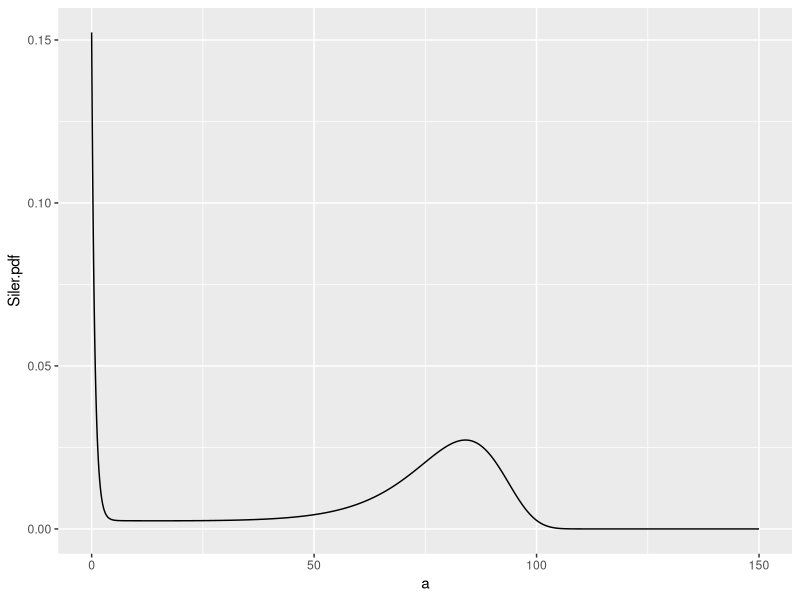
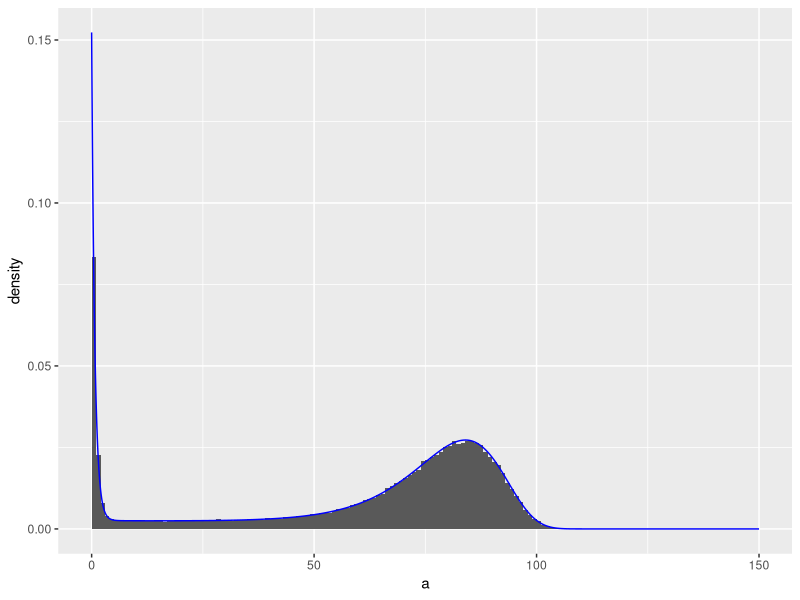
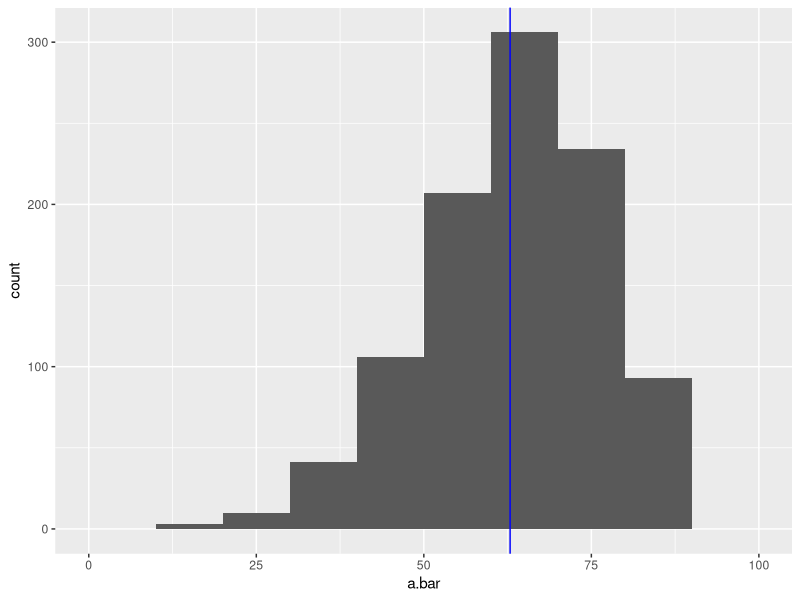
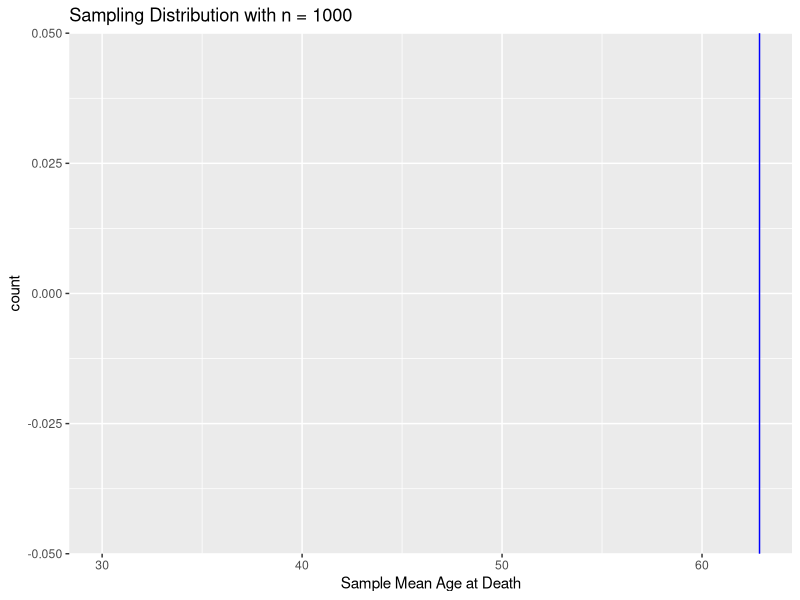
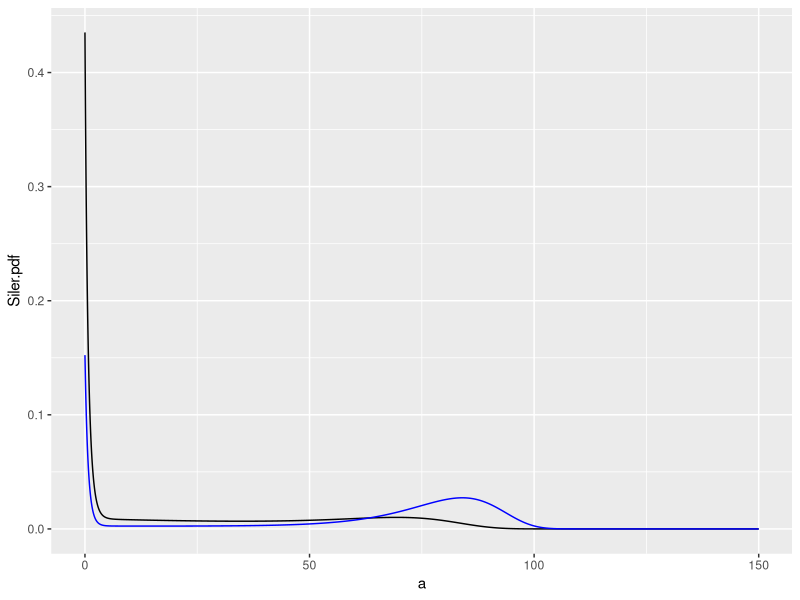
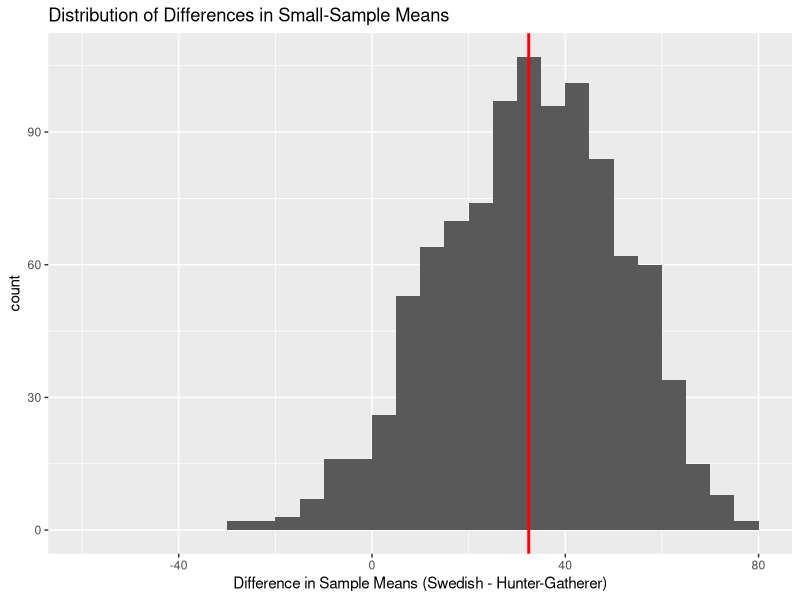

Recreate these plots in R, in order.
## ---- chunk 1
knitr::opts_chunk$set(echo = TRUE)
library(tidyverse)
library(knitr) # Used for a kable() table
## ---- chunk 2
LittleBigRatio <- function(a,b){
  if (!is.numeric(a) | !is.numeric(b)) {
    print(noquote("'a' and 'b' must be numeric."))
    out <- NA
  } else {
    sorted_ab_vec <- sort(c(a,b))
    out <- sorted_ab_vec[1]/sorted_ab_vec[2]
  }
  return(out)
}
## ---- chunk 3
test1 <- LittleBigRatio(50, 200)
test1
test2 <- LittleBigRatio(200, 50)
test2
test3 <- LittleBigRatio(-200, 50)
test3
test4 <- LittleBigRatio(-200, -50)
test4
test5 <- LittleBigRatio(200, -50)
test5
test6 <- LittleBigRatio("apple", "banana")
test6
## ---- chunk 4
test1 <- LittleBigRatio(50, 200)
test1
test2 <- LittleBigRatio(200, 50)
test2
test3 <- LittleBigRatio(-200, 50)
test3
test4 <- LittleBigRatio(-200, -50)
test4
test5 <- LittleBigRatio(200, -50)
test5
test6 <- LittleBigRatio("apple", "banana")
test6
## ---- chunk 5
# Create the PercentChange function
PercentChange <- function(a, b) {
  if (!is.numeric(a) | !is.numeric(b)) {
    print(noquote("'a' and 'b' must be numeric."))
    out <- NA
  } else if (a == 0) {
    print(noquote("'a' cannot be zero (division by zero)."))
    out <- NA
  } else {
    out <- ((b - a) / a) * 100
  }
  return(out)
}

# Demonstrate with two positive values
test_pc1 <- PercentChange(50, 75)  # From 50 to 75
test_pc1  # Should return 50% increase

test_pc2 <- PercentChange(100, 150)  # From 100 to 150
test_pc2  # Should return 50% increase
## ---- chunk 6
# pdf for the Siler model, with default parameter values 
# set to approximate the age schedule of mortality for 
# Sweden from the 1st decade of the 1900s
dSiler <- function(
  a,
  lambda1 = 0.1494682,
  kappa1 = 1.319268,
  lambda2 = 0.002830802,
  lambda3 = 0.00001767291,
  kappa3 = 0.1024555
){
  hazard.a <- lambda1*exp(-kappa1*a) +
    lambda2 +
    lambda3*exp(kappa3*a)
  
  survival.a <- exp(
    -lambda1/kappa1*(1-exp(-kappa1*a))
    -lambda2*a
    +lambda3/kappa3*(1-exp(kappa3*a))
  )
  
  out <- hazard.a*survival.a
  
  return(out)
}

# Creates a data frame to plot the Sweden mortality model
Sweden1900.1910Siler <-
  data.frame(
    a = seq(0,150,0.01)
  ) %>% mutate(
    Siler.pdf = dSiler(a)
  )

Sweden1900.1910Siler %>% 
  ggplot(mapping = aes(x = a, y = Siler.pdf)) +
  geom_line()
## ---- chunk 7
# RNG for the Siler model, with default parameter values 
# set to approximate the age schedule of mortality for 
# Sweden from the 1st decade of the 1900s
rSiler <- function(
  n, # Number of observations to simulate
  lambda1 = 0.1494682,
  kappa1 = 1.319268,
  lambda2 = 0.002830802,
  lambda3 = 0.00001767291,
  kappa3 = 0.1024555
){
  # Siler potential lifespan simulation, produces NaN's
  a.Siler <- -log(log(runif(n))*kappa1/lambda1+1)/kappa1
  a.Siler[is.nan(a.Siler)] <- Inf
  
  # Makeham potential lifespan simulation
  a.Makeham <- -log(runif(n))/lambda2

  # Gompertz potential lifespan simulation
  a.Gompertz <- log(1-log(runif(n))*kappa3/lambda3)/kappa3

  # Select smallest potential lifespan
  out <- apply(
    X = cbind(a.Siler, a.Makeham, a.Gompertz),
    MARGIN = 1,
    FUN = min
    )
  
  return(out)
}

set.seed(2025-12-2)
testSim <- rSiler(n = 100000)

data.frame(a = testSim) %>% 
  ggplot(mapping = aes(x = a)) +
  geom_histogram(
    mapping = aes(y = after_stat(density)),
    breaks = seq(0, 150, 1)
  ) +
  geom_line(
    data = Sweden1900.1910Siler,
    mapping = aes(x = a, y = Siler.pdf),
    col = "blue"
  ) +
  xlim(0, 150)
## ---- chunk 8
mean(testSim)
## ---- chunk 9
nSmall <- 5; J <- 1000
swedenSamples <- matrix(
  data = rSiler(n = nSmall*J),
  nrow = nSmall,
  ncol = J
)

smallSampleMeans <- colMeans(swedenSamples)

data.frame(a.bar = smallSampleMeans) %>% 
  ggplot(mapping = aes(x = a.bar)) +
  geom_histogram(breaks = seq(0, 100, 10)) +
  geom_vline(xintercept = mean(testSim), col = "blue")
## ---- chunk 10
# Re-run simulation with larger sample size
nLarge <- 1000; J <- 1000

swedenSamplesLarge <- matrix(
  data = rSiler(n = nLarge * J),
  nrow = nLarge,
  ncol = J
)

largeSampleMeans <- colMeans(swedenSamplesLarge)

# Draw histogram of results
data.frame(a.bar = largeSampleMeans) %>%
  ggplot(mapping = aes(x = a.bar)) +
  geom_histogram(breaks = seq(30, 60, 2)) +
  geom_vline(xintercept = mean(testSim), col = "blue") +
  xlab("Sample Mean Age at Death") +
  ggtitle("Sampling Distribution with n = 1000")
## ---- chunk 11
lambda1_hg=0.422; kappa1_hg=1.131
lambda2_hg=0.013
lambda3_hg=0.000147; kappa3_hg=0.086

# Creates a data frame to plot the Sweden mortality model
HG.Siler <-
  data.frame(a = seq(0,150,0.01)) %>%
  mutate(
    Siler.pdf = dSiler(
      a = a,
      lambda1 = lambda1_hg, kappa1 = kappa1_hg,
      lambda2 = lambda2_hg,
      lambda3 = lambda3_hg, kappa3 = kappa3_hg
    )
  )

HG.Siler %>% 
  ggplot(mapping = aes(x = a, y = Siler.pdf)) +
  geom_line() +
  geom_line(
    data = Sweden1900.1910Siler,
    mapping = aes(x = a, y = Siler.pdf),
    col = "blue"
  )
## ---- chunk 12
# Create J=1000 samples of small (n=5) samples using hunter-gatherer parameters
hgSamples <- matrix(
  data = rSiler(
    n = nSmall * J,
    lambda1 = lambda1_hg, kappa1 = kappa1_hg,
    lambda2 = lambda2_hg,
    lambda3 = lambda3_hg, kappa3 = kappa3_hg
  ),
  nrow = nSmall,
  ncol = J
)

# Calculate sample means for hunter-gatherer samples
smallSampleMeans_hg <- colMeans(hgSamples)

# Calculate the difference between Swedish and hunter-gatherer sample means
difMeans <- smallSampleMeans - smallSampleMeans_hg

# Calculate the difference of means of means
dimMeanOfMeans <- mean(smallSampleMeans) - mean(smallSampleMeans_hg)
dimMeanOfMeans

# Draw histogram of difMeans with vertical line at dimMeanOfMeans
data.frame(diff = difMeans) %>%
  ggplot(mapping = aes(x = diff)) +
  geom_histogram(breaks = seq(-60, 80, 5)) +
  geom_vline(xintercept = dimMeanOfMeans, col = "red", linewidth = 1) +
  xlab("Difference in Sample Means (Swedish - Hunter-Gatherer)") +
  ggtitle("Distribution of Differences in Small-Sample Means")
## ---- chunk 13
# Calculate the proportion of cases where hunter-gatherer sample means
# are greater than Swedish sample means (i.e., difMeans < 0)
proportion_hg_greater <- mean(difMeans < 0)
proportion_hg_greater
